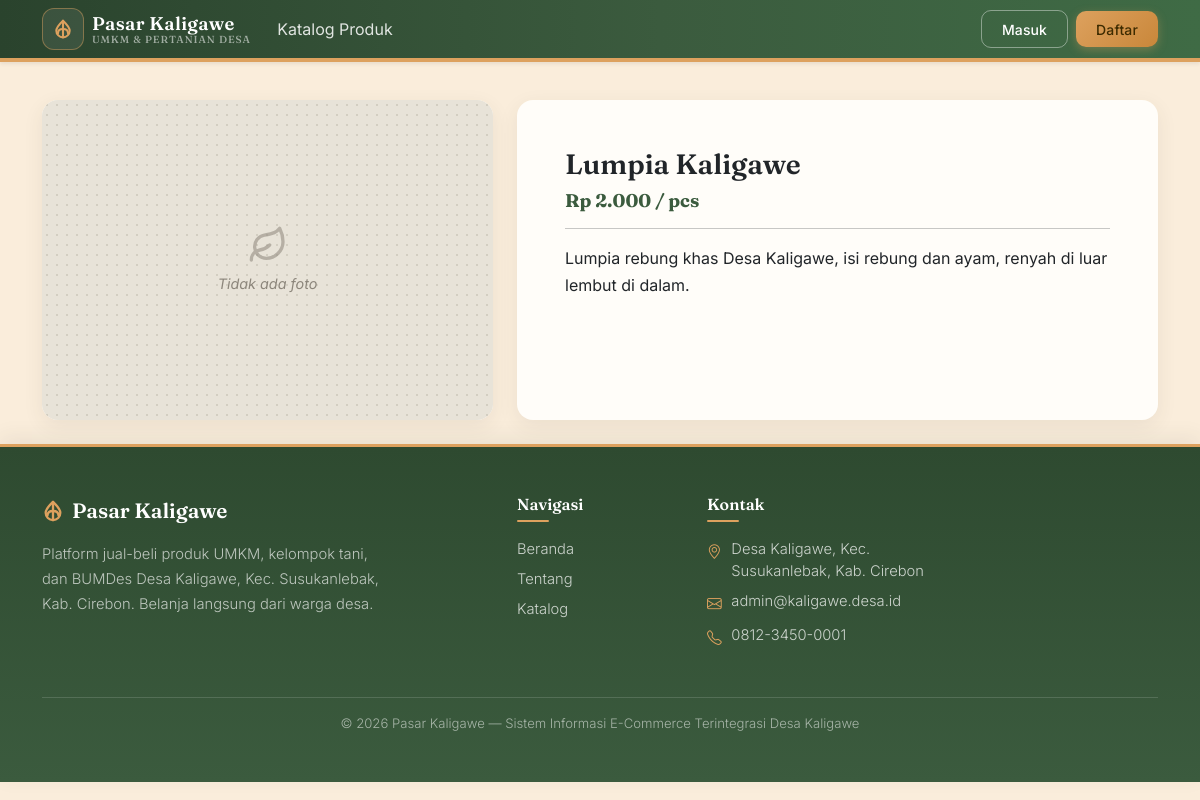
The app's page /produk_detail.php?id=1, older data.
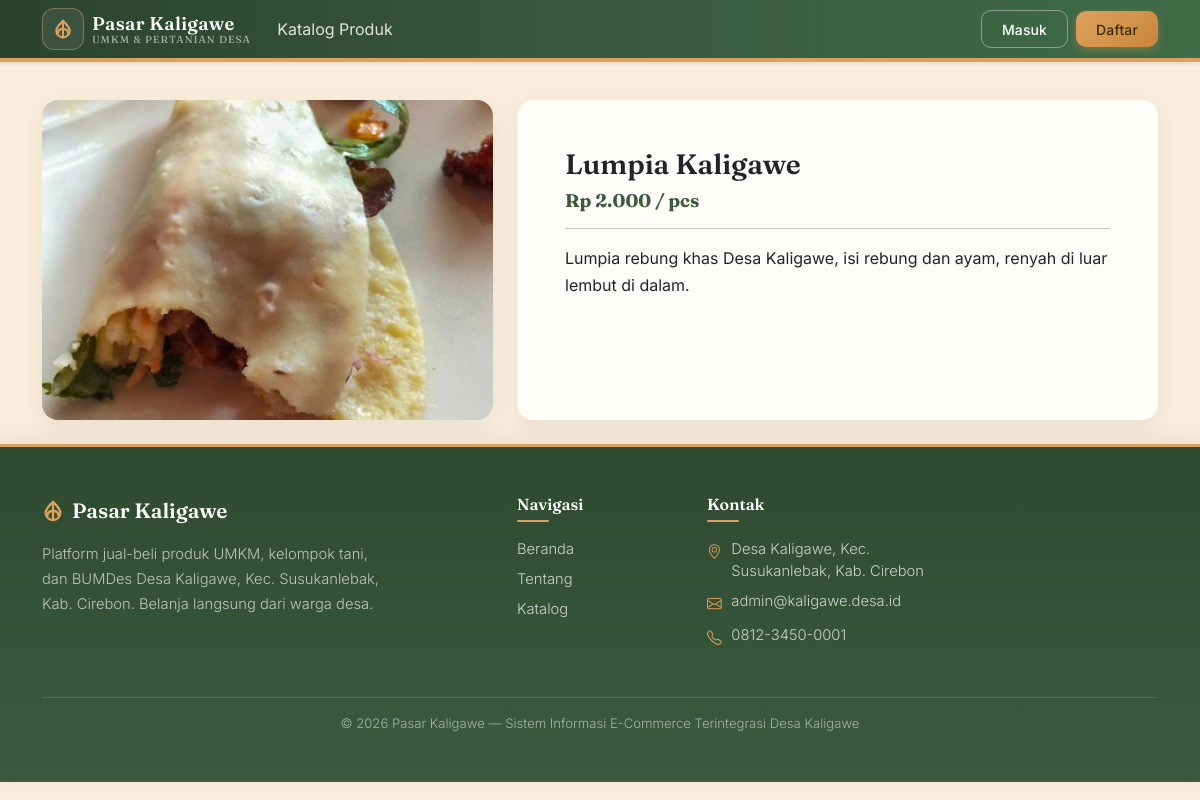
The same page, newer data.
### tables this page shows
CREATE TABLE produk (
  id INT AUTO_INCREMENT PRIMARY KEY,
  user_id INT NOT NULL,
  kategori_id INT NOT NULL,
  sumber_usaha ENUM('perorangan','kelompok_usaha','bumdes') NOT NULL DEFAULT 'perorangan',
  nama_produk VARCHAR(150) NOT NULL,
  deskripsi TEXT,
  harga DECIMAL(12,2) NOT NULL,
  satuan VARCHAR(30) NOT NULL DEFAULT 'pcs',
  stok INT NOT NULL DEFAULT 0,
  foto VARCHAR(255) DEFAULT NULL,
  status ENUM('aktif','nonaktif') NOT NULL DEFAULT 'aktif',
  created_at TIMESTAMP DEFAULT CURRENT_TIMESTAMP,
  FOREIGN KEY (user_id) REFERENCES users(id) ON DELETE CASCADE,
  FOREIGN KEY (kategori_id) REFERENCES kategori(id)
);

### includes/functions.php (called while the page is built, shortened)
<?php
function rupiah($angka) {
    return 'Rp ' . number_format((float) $angka, 0, ',', '.');
}
function sanitize($str) {
    return htmlspecialchars(trim($str), ENT_QUOTES, 'UTF-8');
}

### produk_detail.php (the view, shortened to what this page needs)
<?php
require_once __DIR__ . '/includes/functions.php';
$id = (int) ($_GET['id'] ?? 0);
$stmt = $pdo->prepare(
    "SELECT p.*, k.nama_kategori, k.jenis, u.nama AS nama_penjual, u.no_hp AS hp_penjual
     FROM produk p
     JOIN kategori k ON p.kategori_id = k.id
     JOIN users u ON p.user_id = u.id
     WHERE p.id = ? AND p.status = 'aktif'"
);
$stmt->execute([$id]);
$p = $stmt->fetch();
require_once __DIR__ . '/includes/header.php';
?>
<div class="row g-4">
    <div class="col-lg-5">
        <div class="card shadow-sm border-0 product-detail-card">
            <?php if ($p['foto']): ?>
                <img src="<?= BASE_URL ?>/assets/uploads/<?= sanitize($p['foto']) ?>" class="card-img-top product-detail-img" alt="<?= sanitize($p['nama_produk']) ?>">
            <?php else: ?>
                <div class="produk-img-placeholder product-detail-img">Tidak ada foto</div>
            <?php endif; ?>
        </div>
    </div>
    <div class="col-lg-7">
        <div class="card shadow-sm border-0 product-detail-card h-100">
            <div class="card-body p-4 p-md-5">
                <h3 class="mb-2"><?= sanitize($p['nama_produk']) ?></h3>
                <h4 class="harga-produk mb-3"><?= rupiah($p['harga']) ?> / <?= sanitize($p['satuan']) ?></h4>
                <hr>
                <p class="mb-0" style="line-height:1.7"><?= nl2br(sanitize($p['deskripsi'])) ?></p>
            </div>
        </div>
    </div>
</div>
<?php require_once __DIR__ . '/includes/footer.php'; ?>

Row changes from the older to the newer data that the page shows:
changed produk "Lumpia Kaligawe": foto: picture added; foto empty → "produk_1.jpg" (drawn)
Text that changed along with them:
text no longer shown: "Tidak ada foto"
